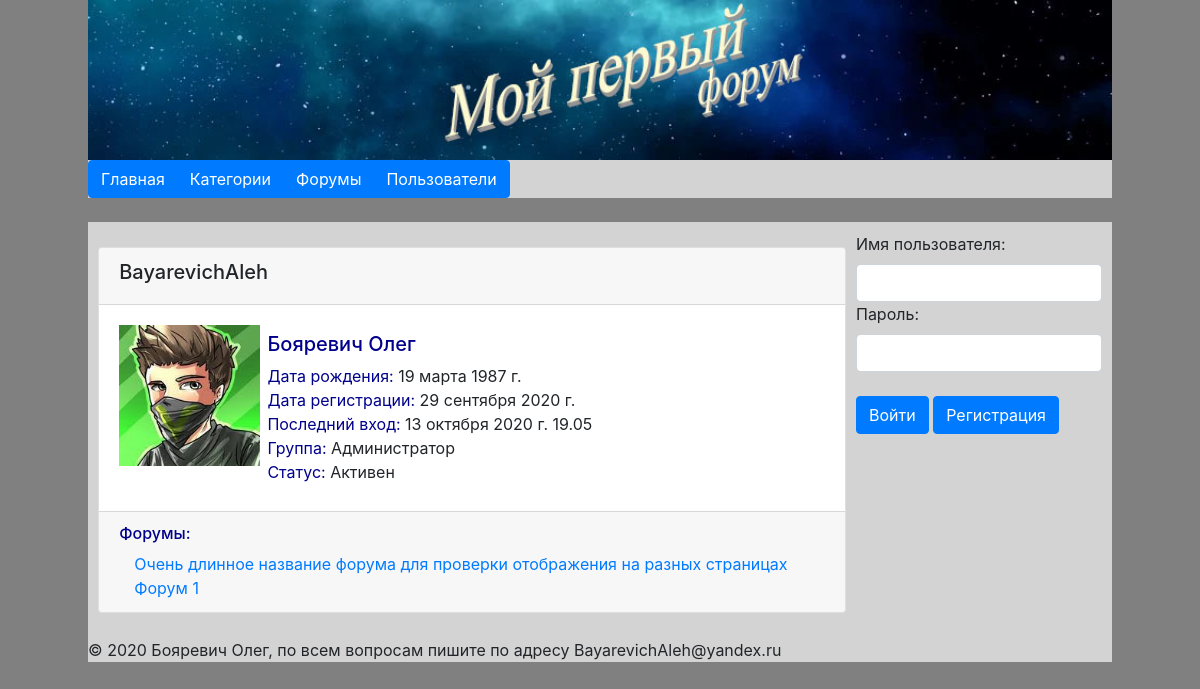
/user/BayarevichAleh, run on an earlier commit of the app's database.
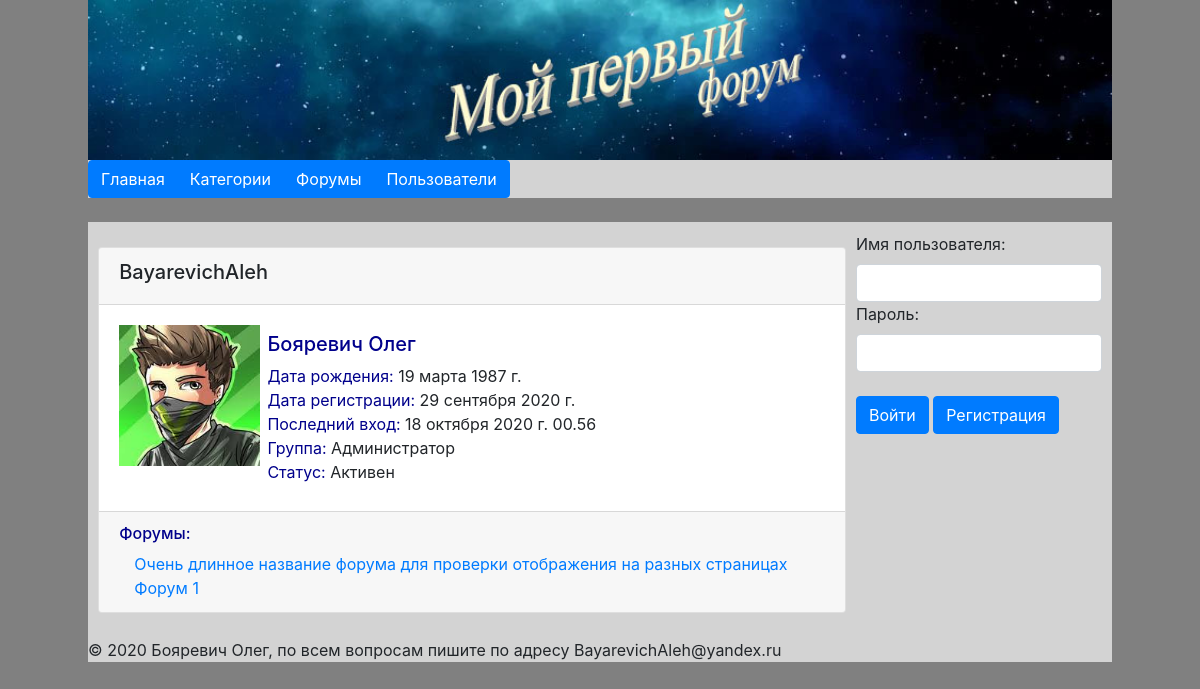
And on a later commit of the database.
### Forum/models.py (models this page shows, shortened)
class Users(AbstractUser):
    status_choices = (
        ('active', 'Активен'),
        ('warn', 'Вынесено предупреждение'),
        ('block', 'Заблокирован'),
        ('delate', 'Удален'),
    )
    age = models.DateField(blank=True, null=True, verbose_name='Дата Рождения', )
    photo = models.ImageField(blank=True, upload_to='userphotos/', verbose_name='Фото')
    status = models.CharField(max_length=150, choices=status_choices, default='active', verbose_name='Статус')
    def __str__(self):
        return self.username
    class Meta:
        verbose_name = 'Пользователь'
        verbose_name_plural = 'Пользователи'
        ordering = ['username']

### Forum/views.py (the view)
# urls.py: path('user/<str:username>', UserView.as_view(), name='user'),
class UserView(TemplateView):
    template_name = 'Forum/user.html'
    userform = UserLoginForm
    def get_context_data(self, *args, **kwargs):
        context = super(UserView, self).get_context_data(**kwargs)
        context['userform'] = UserLoginForm
        try:
            context['user'] = Users.objects.get(username=self.kwargs['username'])
        except:
            return get_object_or_404(Users, username=self.kwargs['username'])
        context['user_forums'] = Forum.objects.filter(creator=context['user'])
        context['title'] = f"Пользователь :: {context['user']}"
        return context

### Forum/models.py (called while the page is built)
    def get_absolute_url(self):
        return reverse('forum', kwargs={"forum_id": self.pk})

    def __str__(self):
        return self.name

### Forum/templates/Forum/user.html (shortened to what this page needs)
{% extends 'base.html' %}
{% block content %}
    <div class="card text-center" style="margin: 15px auto">
        <div class="card-header" align="left">
            <h5>{{ user.username }}</h5></a>
        </div>
        <div class="card-body" align="left">
            <div class="col-1-4" style="width: 20%">
                {% if  user.photo %}
                    <img src="../../static{{ user.photo.url }}" width="100%" alt="Аватар">
                {% else %}
                    <img src="../../static/media/userphotos/nophoto.png" width="100%" alt="Аватар">
                {% endif %}
            </div>
            <div class="col-3-4">
                <h5 style="color:darkblue;">{{ user.last_name }} {{ user.first_name }}</h5>
                <font color="#00008b">Дата рождения: </font>{% if user.age != None %}
                {{ user.age|date:"d E Y г." }}{% else %}Не
                указана{% endif %}<br>
                <font color="#00008b">Дата регистрации: </font>{{ user.date_joined|date:"d E Y г." }}<br>
                <font color="#00008b">Последний вход: </font>{{ user.last_login|date:"d E Y г. H.i" }}<br>
                <font color="#00008b">Группа: </font>{{ user.groups.get }}<br>
                <font color="#00008b">Статус: </font>
                {% if user.status == "active" %}
                    Активен
                {% elif user.status == "warn" %}
                    Вынесено предупреждени
                {% elif user.status == "block" %}
                    Заблокирован
                {% elif user.status == "delate" %}
                    Удален
                {% endif %}
                <br>
            </div>
        </div>
        <div class="card-footer text-muted" align="left">
            <h6 style="color: darkblue">Форумы:</h6>
            <form action="#" method="get" id="delete">
                {% for item in user_forums %}
                    <div class="row" style="width: 800px">
                        <div class="col" style="width: 70%">
                            <a href="{{ item.get_absolute_url }}">{{ item }}</a><br>
                        </div>
                    </div>
                {% endfor %}
            </form>
        </div>
    </div>
{% endblock %}
{% block user %}
    {{ block.super }}
{% endblock %}

What changed in the data, as far as the page shows it:
changed Users "BayarevichAleh": last_login "13 октября 2020 г. 19.05" → "18 октября 2020 г. 00.56"
